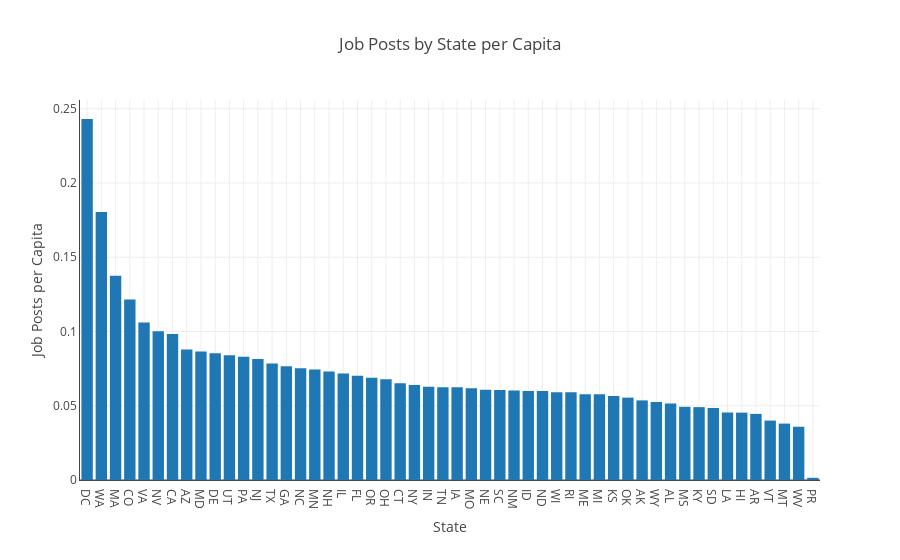

Here is the notebook cell this chart was saved with:
### Code cell
tot_state.sort_values('per_capita', ascending=False, inplace=True)

layout = go.Layout(title='Job Posts by State per Capita',
                   xaxis=dict(autorange=True, showgrid=True, zeroline=False, showline=True, showticklabels=True, title='State'),
                   yaxis=dict(autorange=True, showgrid=True, zeroline=True, showline=True, showticklabels=True, title='Job Posts per Capita'))

data = [go.Bar(x=tot_state.index, y=tot_state['per_capita'])]

fig = go.Figure(data=data, layout=layout)

py.plot(fig, filename='plots/posts_per_capita.html', auto_open=False)
py.iplot(fig)

### Figure 1 — Plotly figure (JSON) as saved in the notebook; plotly's stock layout.template omitted (floating-point values rounded to 4 significant figures)
{"data": [{"type": "bar", "uid": "faed90f6-25e3-421a-a4e8-cd8fe9eb1b0d", "x": ["DC", "WA", "MA", "CO", "VA", "NV", "CA", "AZ", "MD", "DE", "UT", "PA", "NJ", "TX", "GA", "NC", "MN", "NH", "IL", "FL", "OR", "OH", "CT", "NY", "IN", "TN", "IA", "MO", "NE", "SC", "NM", "ID", "ND", "WI", "RI", "ME", "MI", "KS", "OK", "AK", "WY", "AL", "MS", "KY", "SD", "LA", "HI", "AR", "VT", "MT", "WV", "PR"], "y": [0.2431, 0.1804, 0.1376, 0.1215, 0.106, 0.1002, 0.09831, 0.08788, 0.08651, 0.08543, 0.08404, 0.08303, 0.0815, 0.07848, 0.07663, 0.07521, 0.07449, 0.07299, 0.07168, 0.07025, 0.06877, 0.06791, 0.06511, 0.06404, 0.06273, 0.06243, 0.06243, 0.06184, 0.06072, 0.06053, 0.0603, 0.06001, 0.05995, 0.05907, 0.05907, 0.05778, 0.05772, 0.05661, 0.05546, 0.0536, 0.05251, 0.05148, 0.0493, 0.04906, 0.04849, 0.04541, 0.04537, 0.04452, 0.04002, 0.03798, 0.03586, 0.00147]}], "layout": {"autosize": true, "title": {"text": "Job Posts by State per Capita"}, "xaxis": {"autorange": true, "range": [-0.5, 51.5], "showgrid": true, "showline": true, "showticklabels": true, "title": {"text": "State"}, "type": "category", "zeroline": false}, "yaxis": {"autorange": true, "range": [0, 0.2559], "showgrid": true, "showline": true, "showticklabels": true, "title": {"text": "Job Posts per Capita"}, "type": "linear", "zeroline": true}}}
